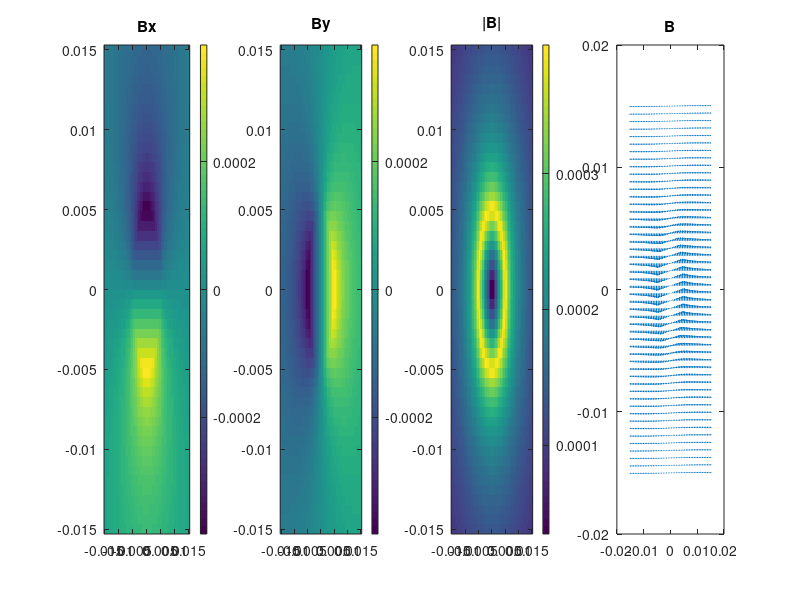
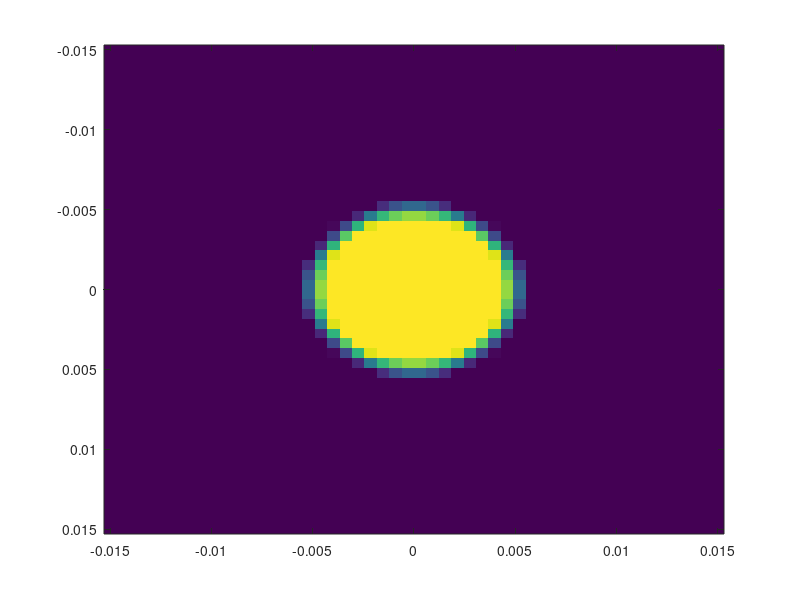

Write MATLAB code to recreate these figures, in order.

clc;clear;close all;
%% Problem 1a + 1b
%define terms
I = 10;                        %A
mu_naught = 4*pi*10^(-7);      %H/m
a = .005;                      %m

%define grid
lx = 50;
ly = 50;
x = linspace(-3*a,3*a,50);
y = linspace(-3*a,3*a,50);
[X,Y] = meshgrid(x,y);

% Allocate space and calculate B
Bx = 0.*X;
By = 0.*Y;
Bmag = 0.*X;
for ix = 1:lx
    for iy = 1:ly
        %components
        if sqrt(X(ix,iy)^2 + Y(ix,iy)^2) < a
            Bx(ix,iy) = (mu_naught*I/(2*pi*a^2))* sqrt(X(ix,iy)^2 + Y(ix,iy)^2)*(-Y(ix,iy)/sqrt(X(ix,iy)^2 + Y(ix,iy)^2));
            By(ix,iy) = (mu_naught*I/(2*pi*a^2))* sqrt(X(ix,iy)^2 + Y(ix,iy)^2)*(X(ix,iy)/sqrt(X(ix,iy)^2 + Y(ix,iy)^2));
        elseif sqrt(X(ix,iy)^2 + Y(ix,iy)^2) >= a
            Bx(ix,iy) = (mu_naught*I/(2*pi*sqrt(X(ix,iy)^2 + Y(ix,iy)^2)))*(-Y(ix,iy)/sqrt(X(ix,iy)^2 + Y(ix,iy)^2));
            By(ix,iy) = (mu_naught*I/(2*pi*sqrt(X(ix,iy)^2 + Y(ix,iy)^2)))*(X(ix,iy)/sqrt(X(ix,iy)^2 + Y(ix,iy)^2));
        end %if
        
        %magnitude
        Bmag(ix,iy) = sqrt(Bx(ix,iy)^2+By(ix,iy)^2);
        
    end %for y
end %for x

% plot
figure(1)
%bx
subplot(1,4,1)
imagesc(x,y,Bx)
title('Bx')
colorbar;
axis xy

%by
subplot(1,4,2)
imagesc(x,y,By)
title('By')
colorbar;
axis xy

%b
subplot(1,4,3)
imagesc(x,y,Bmag)
title('|B|')
colorbar;
axis xy

%bx
subplot(1,4,4)
quiver(x,y,Bx,By,0)
title('B')

%% Problem 1c
%calculate curl of B numerically
dx = x(2)-x(1);
dy = y(2)-y(1);
curlb = 0.*X;

%x part of curl
curlx = zeros(size(By));
for ix = 2:lx-1
    curlx(:,ix) = (By(:,ix+1)-By(:,ix-1))/2/dx;
end %for
curlx(:,1) = (By(:,2)-By(:,1))/dx;
curlx(:,lx)=(By(:,lx)-By(:,lx-1))/dx;

%y part of curl
curly = zeros(size(Bx));
for iy = 2:ly-1
    curly(iy,:) = (Bx(iy+1,:)-Bx(iy-1,:))/2/dy;
end %for
curly(1,:) = (Bx(2,:)-Bx(1,:))/dy;
curly(ly,:)=(Bx(ly,:)-Bx(ly-1,:))/dy;

curl = curlx - curly;

figure(2)
imagesc(x,y,curl)












